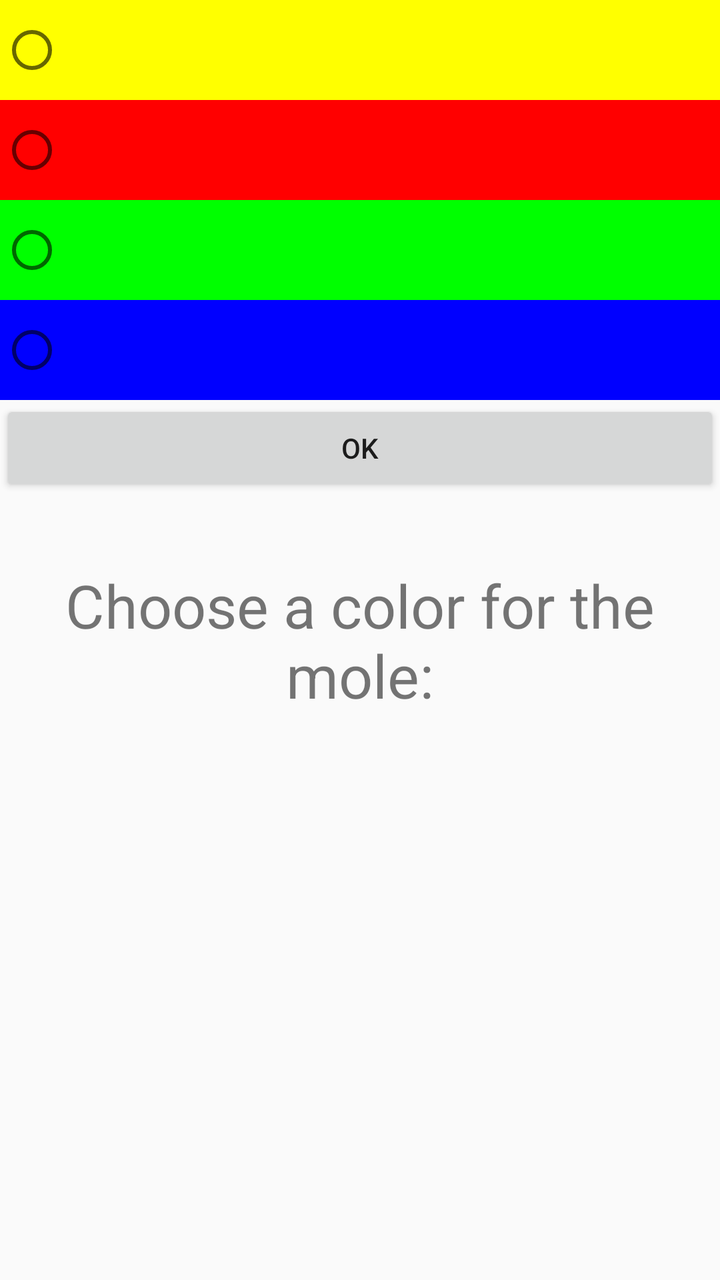
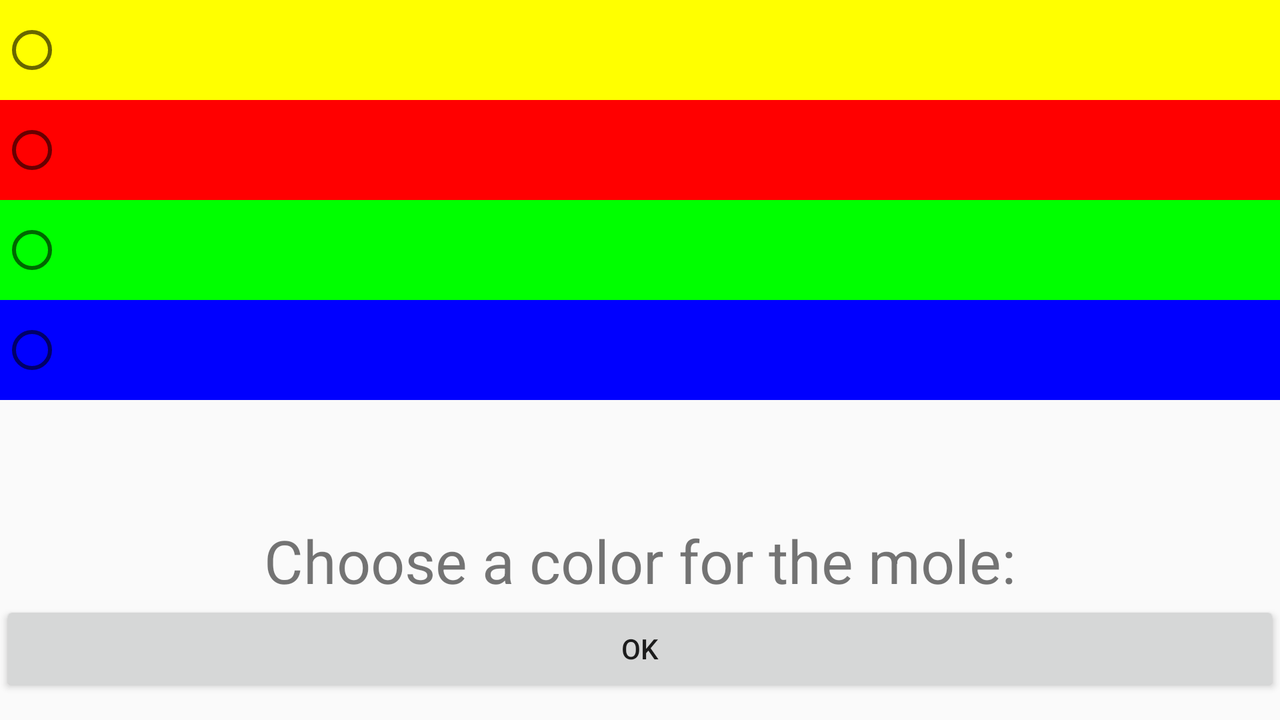

An Android layout and its configuration variant, each rendered on a device that would load it. The default file and the variant file are quoted in full after the pictures.
<!-- AndroidManifest.xml: application theme Theme.WackAMole -->
<!-- res/layout/activity_settings.xml -->
<?xml version="1.0" encoding="utf-8"?>
<androidx.constraintlayout.widget.ConstraintLayout xmlns:android="http://schemas.android.com/apk/res/android"
    xmlns:app="http://schemas.android.com/apk/res-auto"
    xmlns:tools="http://schemas.android.com/tools"
    android:layout_width="match_parent"
    android:layout_height="match_parent"
    tools:context=".SettingsActivity">

    <TextView
        android:id="@+id/colorPick"
        android:layout_width="wrap_content"
        android:layout_height="wrap_content"
        app:layout_constraintBottom_toBottomOf="parent"
        app:layout_constraintTop_toTopOf="parent"
        app:layout_constraintLeft_toLeftOf="parent"
        app:layout_constraintRight_toRightOf="parent"
        android:textSize="30sp"
        android:gravity="center"
        android:layout_margin="20dp"
        android:text="@string/choose_color" />

    <RadioGroup
        android:id="@+id/radGroup"
        android:layout_width="fill_parent"
        android:layout_height="wrap_content"
        android:orientation="vertical"
        app:layout_constraintTop_toTopOf="parent"
        app:layout_constraintLeft_toLeftOf="parent"
        app:layout_constraintRight_toRightOf="parent"
        >


        <RadioButton android:id="@+id/radio_yellow"
            android:layout_width="match_parent"
            android:layout_height="50dp"
            android:background="@color/yellow"
             />


        <RadioButton android:id="@+id/radio_red"
            android:layout_width="match_parent"
            android:layout_height="50dp"
            android:background="@color/red"
             />

        <RadioButton android:id="@+id/radio_green"
            android:layout_width="match_parent"
            android:layout_height="50dp"
            android:background="@color/green"
             />



        <RadioButton android:id="@+id/radio_blue"
            android:layout_width="match_parent"
            android:layout_height="50dp"
            android:background="@color/blue"
             />
    </RadioGroup>

    <Button
        android:layout_width="match_parent"
        android:layout_height="wrap_content"
        android:id="@+id/okBtn"
        android:text="OK"
        app:layout_constraintLeft_toLeftOf="parent"
        app:layout_constraintTop_toBottomOf="@+id/radGroup"
        />

</androidx.constraintlayout.widget.ConstraintLayout>
<!-- resources referenced by this layout -->
<resources>
  <color name="blue">#00F</color>
  <color name="green">#0F0</color>
  <color name="red">#F00</color>
  <color name="yellow">#FF0</color>
  <string name="choose_color">Choose a color for the mole:</string>
  <style name="Theme.WackAMole" parent="Theme.AppCompat.Light.NoActionBar">
          <item name="colorPrimary">@color/blue_500</item>
          <item name="colorPrimaryDark">@color/blue_700</item>
      </style>
  <color name="blue_500">#3F51B5</color>
  <color name="blue_700">#303F9F</color>
</resources>
<!-- res/layout-land/activity_settings.xml (the author's variant of the layout above) -->
<!-- drawn on the phone turned sideways -->
<?xml version="1.0" encoding="utf-8"?>
<androidx.constraintlayout.widget.ConstraintLayout xmlns:android="http://schemas.android.com/apk/res/android"
    xmlns:app="http://schemas.android.com/apk/res-auto"
    xmlns:tools="http://schemas.android.com/tools"
    android:layout_width="match_parent"
    android:layout_height="match_parent"
    tools:context=".SettingsActivity">

    <TextView
        android:id="@+id/colorPick"
        android:layout_width="wrap_content"
        android:layout_height="wrap_content"
        app:layout_constraintBottom_toBottomOf="parent"
        app:layout_constraintTop_toBottomOf="@id/radGroup"
        app:layout_constraintLeft_toLeftOf="parent"
        app:layout_constraintRight_toRightOf="parent"
        android:textSize="30sp"
        android:gravity="center"
        android:layout_margin="20dp"
        android:text="@string/choose_color" />

    <RadioGroup
        android:id="@+id/radGroup"
        android:layout_width="fill_parent"
        android:layout_height="wrap_content"
        android:orientation="vertical"
        app:layout_constraintTop_toTopOf="parent"
        app:layout_constraintLeft_toLeftOf="parent"
        app:layout_constraintRight_toRightOf="parent"
        >


        <RadioButton android:id="@+id/radio_yellow"
            android:layout_width="match_parent"
            android:layout_height="50dp"
            android:background="@color/yellow"
             />


        <RadioButton android:id="@+id/radio_red"
            android:layout_width="match_parent"
            android:layout_height="50dp"
            android:background="@color/red"
             />

        <RadioButton android:id="@+id/radio_green"
            android:layout_width="match_parent"
            android:layout_height="50dp"
            android:background="@color/green"
             />



        <RadioButton android:id="@+id/radio_blue"
            android:layout_width="match_parent"
            android:layout_height="50dp"
            android:background="@color/blue"
             />
    </RadioGroup>

    <Button
        android:layout_width="match_parent"
        android:layout_height="wrap_content"
        android:id="@+id/okBtn"
        android:text="OK"
        app:layout_constraintLeft_toLeftOf="parent"
        app:layout_constraintTop_toBottomOf="@+id/colorPick"
        />

</androidx.constraintlayout.widget.ConstraintLayout>
